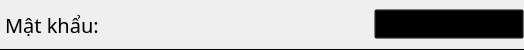
            <widget class="QFrame" name="PassFrame">
             <property name="minimumSize">
              <size>
               <width>0</width>
               <height>50</height>
              </size>
             </property>
             <property name="maximumSize">
              <size>
               <width>16777215</width>
               <height>50</height>
              </size>
             </property>
             <property name="styleSheet">
              <string notr="true">QFrame {
	border-bottom: 1px solid black;
	border-radius: 0px;
}</string>
             </property>
             <property name="frameShape">
              <enum>QFrame::StyledPanel</enum>
             </property>
             <property name="frameShadow">
              <enum>QFrame::Raised</enum>
             </property>
             <layout class="QHBoxLayout" name="horizontalLayout_3">
              <property name="spacing">
               <number>0</number>
              </property>
              <property name="leftMargin">
               <number>0</number>
              </property>
              <property name="topMargin">
               <number>0</number>
              </property>
              <property name="rightMargin">
               <number>0</number>
              </property>
              <property name="bottomMargin">
               <number>0</number>
              </property>
              <item>
               <widget class="QLabel" name="label_Pass">
                <property name="minimumSize">
                 <size>
                  <width>200</width>
                  <height>50</height>
                 </size>
                </property>
                <property name="maximumSize">
                 <size>
                  <width>200</width>
                  <height>50</height>
                 </size>
                </property>
                <property name="font">
                 <font>
                  <family>Montserrat</family>
                  <pointsize>15</pointsize>
                 </font>
                </property>
                <property name="text">
                 <string>Mật khẩu:</string>
                </property>
               </widget>
              </item>
              <item>
               <widget class="QLineEdit" name="PassBox">
                <property name="minimumSize">
                 <size>
                  <width>0</width>
                  <height>50</height>
                 </size>
                </property>
                <property name="font">
                 <font>
                  <pointsize>14</pointsize>
                 </font>
                </property>
                <property name="styleSheet">
                 <string notr="true">border: none;
background: transparent;
color: rgb(0,0,0);</string>
                </property>
                <property name="echoMode">
                 <enum>QLineEdit::Password</enum>
                </property>
                <property name="readOnly">
                 <bool>true</bool>
                </property>
               </widget>
              </item>
              <item>
               <widget class="QPushButton" name="ChangePass">
                <property name="minimumSize">
                 <size>
                  <width>150</width>
                  <height>30</height>
                 </size>
                </property>
                <property name="maximumSize">
                 <size>
                  <width>150</width>
                  <height>30</height>
                 </size>
                </property>
                <property name="font">
                 <font>
                  <family>iCiel Effra Regular</family>
                  <pointsize>10</pointsize>
                  <underline>true</underline>
                 </font>
                </property>
                <property name="styleSheet">
                 <string notr="true">QPushButton {
	color: rgb(0,0,0);
	background: transparent;
}
QPushButton:hover {
	color: rgb(85, 170, 255);
}</string>
                </property>
                <property name="text">
                 <string>Thay đổi mật khẩu</string>
                </property>
               </widget>
              </item>
             </layout>
            </widget>
